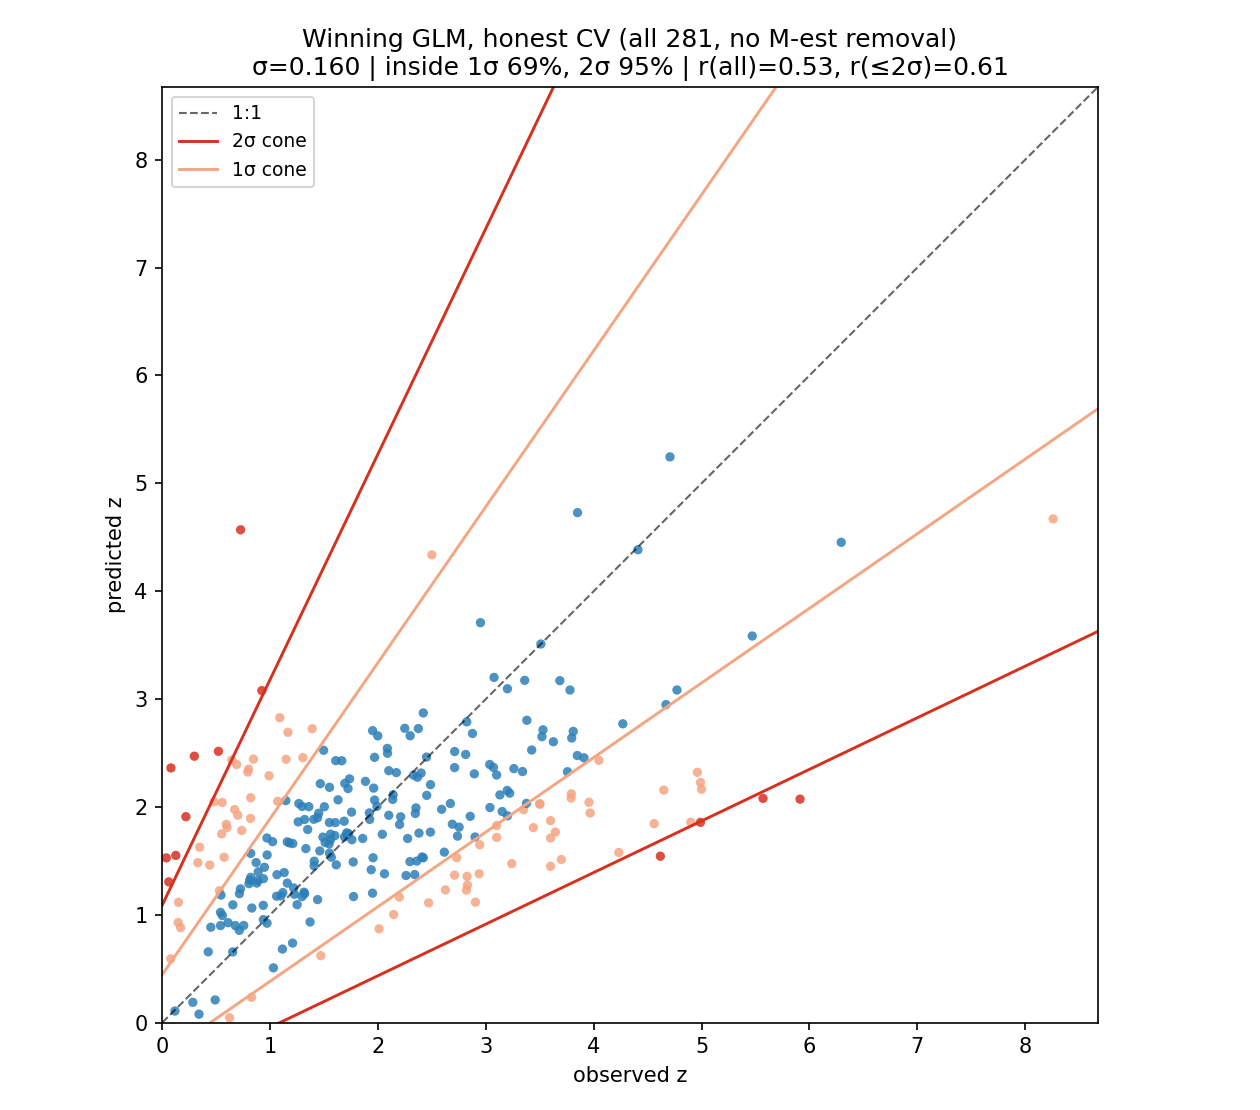

Here is the Python script that generated this plot:
#!/usr/bin/env python3
"""
1-sigma and 2-sigma cones on the FULL honest sample -- no M-estimator removal.

Winning GLM, honest out-of-fold CV predictions for all 281 bursts. The residual
scatter in log10(1+z) is sigma = sd(pred - obs). The k-sigma "cone" is the band
|pred_log - obs_log| < k*sigma around the 1:1 line (this is exactly the flagship's
cone definition, L_Sigma = sd(Dlogz)).

There are TWO different things you can do with the cones -- keep them separate:

  (A) HONEST use = COVERAGE / uncertainty. Report what fraction of predictions land
      inside +/-1 sigma and +/-2 sigma. For a well-calibrated model these are ~68%
      and ~95%. This summarises the model WITHOUT deleting any point and WITHOUT
      touching r. This is the legitimate "1/2-sigma result".

  (B) LEAKY use = CLIP then recompute r. Drop the points OUTSIDE the cone and
      recompute r on what's left. This raises r -- but it is the SAME move as the
      M-estimator removal: it deletes the worst-predicted TEST points using their
      true redshift. It is the flagship's "second cut". Not less sketchy; identical
      mechanism, just thresholded on residual-sigma instead of M-est weight.

Saves 'sigma_cones.png'.
"""
import numpy as np
import matplotlib
matplotlib.use("Agg")
import matplotlib.pyplot as plt
from simple_linear_flagship_check import d, WINNER, design, _ols, r_lin

y, X = design(WINNER, d); n = len(y)
def oof(reps=25, K=10, seed=0):
    P = np.zeros(n)
    for r in range(reps):
        rng = np.random.default_rng(seed + r); fold = rng.permutation(np.arange(n) % K)
        Pr = np.full(n, np.nan)
        for k in range(K):
            te = fold == k; Pr[te] = _ols(X[~te], y[~te], X[te])
        P += Pr
    return P / reps
P = oof()
res = P - y                                  # residual in log10(1+z)
sig = res.std(ddof=1)
in1, in2 = np.abs(res) < sig, np.abs(res) < 2 * sig

# (A) coverage
print(f"residual sigma (log10(1+z)) = {sig:.3f}\n")
print("(A) HONEST -- coverage (no points deleted, r untouched):")
print(f"    inside 1 sigma: {100*in1.mean():5.1f}%   (Gaussian ~68%)")
print(f"    inside 2 sigma: {100*in2.mean():5.1f}%   (Gaussian ~95%)")
print(f"    r on ALL 281 points = {r_lin(P, y):.3f}\n")
# (B) clip-and-recompute (leaky)
print("(B) LEAKY -- clip to the cone then recompute r (= flagship 'second cut'):")
print(f"    keep inside 2 sigma ({in2.sum()}/{n}, drop {n-in2.sum()}):  r = {r_lin(P[in2], y[in2]):.3f}")
print(f"    keep inside 1 sigma ({in1.sum()}/{n}, drop {n-in1.sum()}):  r = {r_lin(P[in1], y[in1]):.3f}")
print( "    (dropping the worst-predicted test points using their true z -- same")
print( "     leakage as the M-est cut, just thresholded on residual sigma.)")

# ---- figure: cones on the true-vs-predicted plane ---------------------------
z_true, z_pred = 10 ** y - 1, 10 ** P - 1
hi = max(z_true.max(), z_pred.max()) * 1.05
zz = np.linspace(0, hi, 300); base = np.log10(1 + zz)
def cone(kv): return 10 ** (base + kv * sig) - 1
fig, ax = plt.subplots(figsize=(8.4, 7.4))
ax.plot(zz, zz, "k--", lw=1, alpha=.6, label="1:1")
for kv, c, lab in [(2, "#d7301f", "2σ cone"), (1, "#f4a582", "1σ cone")]:
    ax.plot(zz, cone(kv), color=c, lw=1.4); ax.plot(zz, cone(-kv), color=c, lw=1.4, label=lab)
col = np.where(in1, "#2c7fb8", np.where(in2, "#f4a582", "#d7301f"))
ax.scatter(z_true, z_pred, s=20, c=col, alpha=.85, edgecolor="none")
ax.set_xlim(0, hi); ax.set_ylim(0, hi); ax.set_aspect("equal")
ax.set_xlabel("observed z"); ax.set_ylabel("predicted z")
ax.set_title(f"Winning GLM, honest CV (all 281, no M-est removal)\n"
             f"σ={sig:.3f} | inside 1σ {100*in1.mean():.0f}%, 2σ {100*in2.mean():.0f}% | "
             f"r(all)={r_lin(P,y):.2f}, r(≤2σ)={r_lin(P[in2],y[in2]):.2f}")
ax.legend(loc="upper left", fontsize=9)
fig.tight_layout(); fig.savefig("sigma_cones.png", dpi=150)
print("\nwrote sigma_cones.png")
